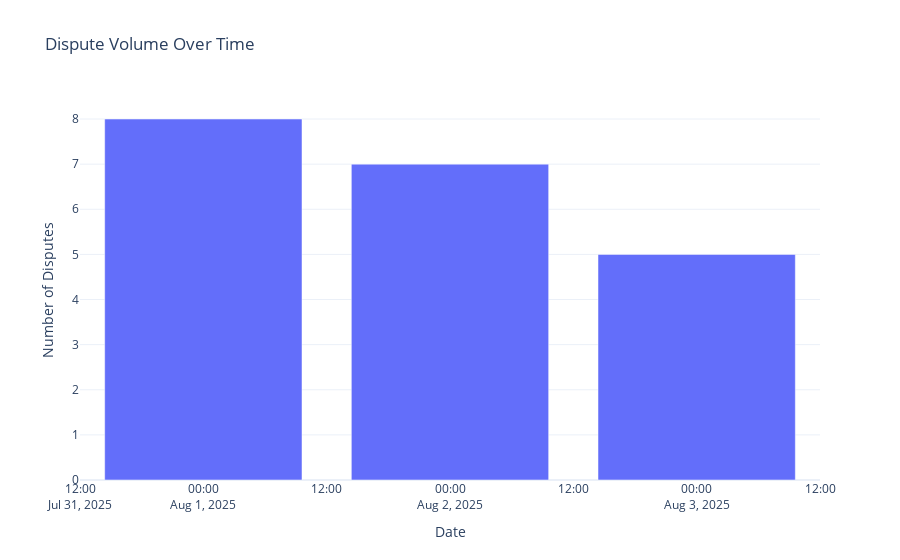

Notebook code for this chart:
### Markdown cell above
## 2. Visualize Dispute Trends Over Time

This bar chart shows the number of disputes raised each day. This helps identify spikes in dispute volumes, which might correlate with system outages or other events.

### Code cell
# Group data by date
disputes_by_day = df.groupby(df['created_at'].dt.date).size().reset_index(name='count')

fig = px.bar(
    disputes_by_day, 
    x='created_at', 
    y='count', 
    title='Dispute Volume Over Time',
    labels={'created_at': 'Date', 'count': 'Number of Disputes'},
    template='plotly_white'
)

fig.update_layout(xaxis_title='Date', yaxis_title='Number of Disputes')
fig.show()

### Figure 1 — Plotly figure (JSON) as saved in the notebook; plotly's stock layout.template omitted (floating-point values rounded to 4 significant figures)
{"data": [{"hovertemplate": "Date=%{x}<br>Number of Disputes=%{y}<extra></extra>", "legendgroup": "", "marker": {"color": "#636efa", "pattern": {"shape": ""}}, "name": "", "orientation": "v", "showlegend": false, "textposition": "auto", "type": "bar", "x": ["2025-08-01", "2025-08-02", "2025-08-03"], "xaxis": "x", "y": [8, 7, 5], "yaxis": "y"}], "layout": {"barmode": "relative", "legend": {"tracegroupgap": 0}, "title": {"text": "Dispute Volume Over Time"}, "xaxis": {"anchor": "y", "domain": [0, 1], "title": {"text": "Date"}}, "yaxis": {"anchor": "x", "domain": [0, 1], "title": {"text": "Number of Disputes"}}}}
